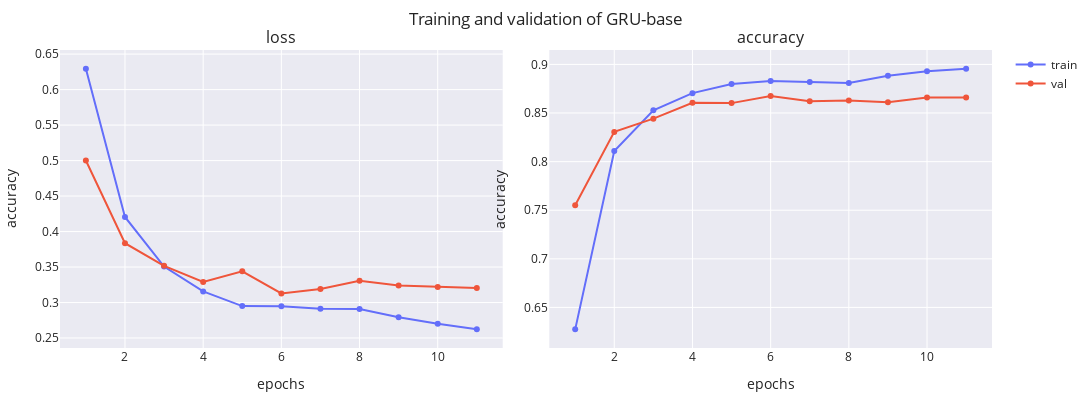

The notebook cell this image was saved under:
### Code cell
gru_model = AmazonReviewsModel(1000, 64, GRU, name='GRU-base')
_, fig = gru_model.train(dataset, f'{MODEL_PATH}/{gru_model.name}.weights.h5', **train_default)
print(gru_model.evaluate(dataset.X_test, dataset.y_test))
fig

### Figure 1 — Plotly figure (JSON) as saved in the notebook; plotly's stock layout.template omitted (floating-point values rounded to 4 significant figures)
{"data": [{"line": {"color": "#636EFA"}, "marker": {"color": "#636EFA"}, "mode": "lines+markers", "name": "train", "showlegend": true, "type": "scatter", "x": [1, 2, 3, 4, 5, 6, 7, 8, 9, 10, 11], "xaxis": "x", "y": [0.6295, 0.4206, 0.3507, 0.3156, 0.295, 0.2947, 0.2913, 0.291, 0.2794, 0.2701, 0.2622], "yaxis": "y"}, {"line": {"color": "#EF553B"}, "marker": {"color": "#EF553B"}, "mode": "lines+markers", "name": "val", "showlegend": true, "type": "scatter", "x": [1, 2, 3, 4, 5, 6, 7, 8, 9, 10, 11], "xaxis": "x", "y": [0.5001, 0.3836, 0.3517, 0.3291, 0.3439, 0.3128, 0.319, 0.3306, 0.3239, 0.3218, 0.3204], "yaxis": "y"}, {"line": {"color": "#636EFA"}, "marker": {"color": "#636EFA"}, "mode": "lines+markers", "name": "train", "showlegend": false, "type": "scatter", "x": [1, 2, 3, 4, 5, 6, 7, 8, 9, 10, 11], "xaxis": "x2", "y": [0.6274, 0.8109, 0.8528, 0.8705, 0.8798, 0.883, 0.8818, 0.8809, 0.8883, 0.8931, 0.8957], "yaxis": "y2"}, {"line": {"color": "#EF553B"}, "marker": {"color": "#EF553B"}, "mode": "lines+markers", "name": "val", "showlegend": false, "type": "scatter", "x": [1, 2, 3, 4, 5, 6, 7, 8, 9, 10, 11], "xaxis": "x2", "y": [0.7552, 0.8306, 0.8442, 0.8606, 0.8602, 0.8674, 0.862, 0.863, 0.861, 0.866, 0.866], "yaxis": "y2"}], "layout": {"annotations": [{"font": {"size": 16}, "showarrow": false, "text": "loss", "x": 0.2375, "xanchor": "center", "xref": "paper", "y": 1, "yanchor": "bottom", "yref": "paper"}, {"font": {"size": 16}, "showarrow": false, "text": "accuracy", "x": 0.7625, "xanchor": "center", "xref": "paper", "y": 1, "yanchor": "bottom", "yref": "paper"}], "height": 400, "margin": {"b": 10, "l": 10, "r": 10, "t": 50}, "title": {"text": "Training and validation of GRU-base"}, "width": 1200, "xaxis": {"anchor": "y", "domain": [0, 0.475], "title": {"text": "epochs"}}, "xaxis2": {"anchor": "y2", "domain": [0.525, 1], "title": {"text": "epochs"}}, "yaxis": {"anchor": "x", "domain": [0, 1], "title": {"text": "accuracy"}}, "yaxis2": {"anchor": "x2", "domain": [0, 1], "title": {"text": "accuracy"}}}}
